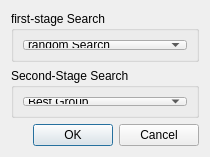
<?xml version="1.0" encoding="UTF-8"?>
<ui version="4.0">
 <class>AutoDlg</class>
 <widget class="QDialog" name="AutoDlg">
  <property name="geometry">
   <rect>
    <x>0</x>
    <y>0</y>
    <width>210</width>
    <height>157</height>
   </rect>
  </property>
  <property name="minimumSize">
   <size>
    <width>210</width>
    <height>157</height>
   </size>
  </property>
  <property name="maximumSize">
   <size>
    <width>210</width>
    <height>157</height>
   </size>
  </property>
  <property name="windowTitle">
   <string>Dialog</string>
  </property>
  <layout class="QGridLayout" name="gridLayout">
   <item row="0" column="0">
    <widget class="QGroupBox" name="groupBox">
     <property name="title">
      <string>first-stage Search</string>
     </property>
     <layout class="QGridLayout" name="gridLayout_2">
      <item row="0" column="0">
       <widget class="QComboBox" name="comboBox">
        <item>
         <property name="text">
          <string>random Search</string>
         </property>
        </item>
        <item>
         <property name="text">
          <string>Bisecting Search</string>
         </property>
        </item>
        <item>
         <property name="text">
          <string>Monte Carlo Tree</string>
         </property>
        </item>
        <item>
         <property name="text">
          <string>ITS-HF Propagation</string>
         </property>
        </item>
       </widget>
      </item>
     </layout>
    </widget>
   </item>
   <item row="2" column="0">
    <widget class="QDialogButtonBox" name="buttonBox">
     <property name="orientation">
      <enum>Qt::Horizontal</enum>
     </property>
     <property name="standardButtons">
      <set>QDialogButtonBox::Cancel|QDialogButtonBox::Ok</set>
     </property>
    </widget>
   </item>
   <item row="1" column="0">
    <widget class="QGroupBox" name="groupBox_2">
     <property name="title">
      <string>Second-Stage Search</string>
     </property>
     <layout class="QGridLayout" name="gridLayout_3">
      <item row="0" column="0">
       <widget class="QComboBox" name="comboBox_2">
        <item>
         <property name="text">
          <string>Best Group</string>
         </property>
        </item>
        <item>
         <property name="text">
          <string>K-Means Clustering</string>
         </property>
        </item>
        <item>
         <property name="text">
          <string>K-Means + Bisecting</string>
         </property>
        </item>
       </widget>
      </item>
     </layout>
    </widget>
   </item>
  </layout>
 </widget>
 <resources/>
 <connections>
  <connection>
   <sender>buttonBox</sender>
   <signal>accepted()</signal>
   <receiver>AutoDlg</receiver>
   <slot>accept()</slot>
   <hints>
    <hint type="sourcelabel">
     <x>248</x>
     <y>254</y>
    </hint>
    <hint type="destinationlabel">
     <x>157</x>
     <y>274</y>
    </hint>
   </hints>
  </connection>
  <connection>
   <sender>buttonBox</sender>
   <signal>rejected()</signal>
   <receiver>AutoDlg</receiver>
   <slot>reject()</slot>
   <hints>
    <hint type="sourcelabel">
     <x>316</x>
     <y>260</y>
    </hint>
    <hint type="destinationlabel">
     <x>286</x>
     <y>274</y>
    </hint>
   </hints>
  </connection>
 </connections>
</ui>
